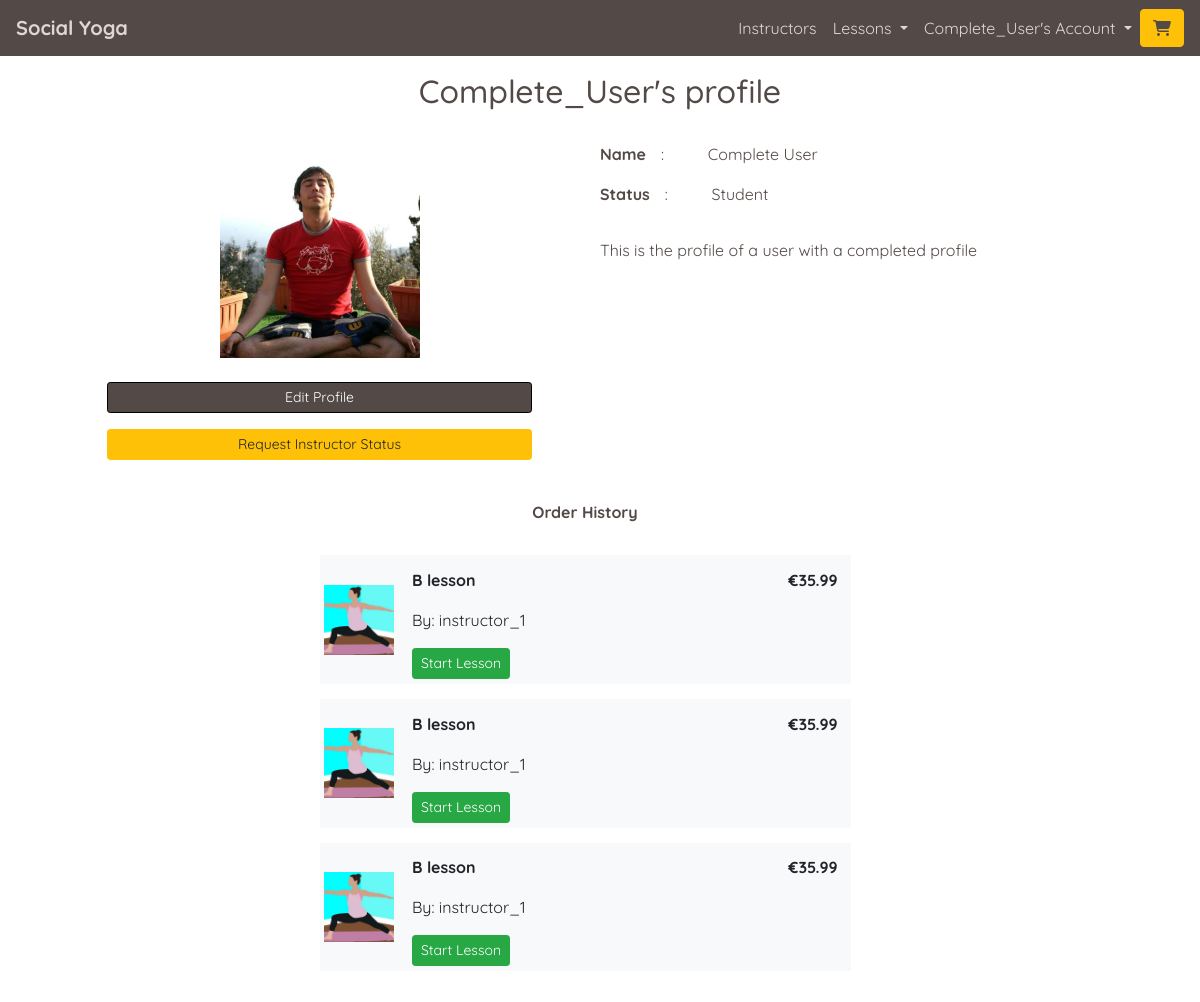
The app's page /profiles/ (signed in) with its own data.
### profiles/models.py (models this page shows, shortened)
class UserProfile(models.Model):
    user = models.OneToOneField(User, on_delete=models.CASCADE)
    first_name = models.CharField(max_length=50, null=False, blank=False)
    last_name = models.CharField(max_length=50, null=False, blank=False)
    is_instructor = models.BooleanField(default=False)
    requested_instructor_status = models.BooleanField(default=False)
    card_description = models.TextField(max_length=256, blank=True, default='')
    profile_description = models.TextField(max_length=650,
                                           blank=True,
                                           default='')
    image = ResizedImageField(size=[600, 600],
                              quality=75,
                              crop=['middle', 'center'],
                              force_format='JPEG',
                              null=True,
                              blank=True,
                              upload_to='profile_images/')
    rating = models.DecimalField(max_digits=5,
                                 decimal_places=0,
                                 null=True,
                                 blank=True)
    lesson_count = models.IntegerField(default=0, editable=False)
    def __str__(self):
        return self.user.username
    def test_profile_is_complete(self):
        if (self.first_name and self.last_name and self.image):
            return True
        else:
            return False

### checkout/models.py (models this page shows, shortened)
class OrderLineItem(models.Model):
    order = models.ForeignKey(Order,
                              null=False,
                              blank=False,
                              on_delete=models.CASCADE,
                              related_name='lineitems')
    lesson = models.ForeignKey(Lesson,
                               null=False,
                               blank=False,
                               on_delete=models.CASCADE)
    profile = models.ForeignKey(UserProfile,
                                null=False,
                                blank=False,
                                on_delete=models.CASCADE)
    sales_percentage = models.PositiveSmallIntegerField(
        default=settings.SITE_SALES_PERCENTAGE,
        editable=False, blank=False)
    lineitem_total = models.DecimalField(max_digits=6,
                                         decimal_places=2,
                                         null=False,
                                         blank=False,
                                         editable=False)

### lessons/models.py (models this page shows, shortened)
class Lesson(models.Model):
    lesson_id = models.CharField(max_length=32,
                                 null=False,
                                 editable=False)
    instructor_profile = models.ForeignKey(UserProfile,
                                           on_delete=models.SET_NULL,
                                           null=True,
                                           blank=True,
                                           related_name='lessons')
    lesson_name = models.CharField(max_length=32,
                                   null=False,
                                   editable=True)
    card_description = models.TextField(max_length=254)
    description = models.TextField(max_length=2048)
    image = ResizedImageField(size=[600, 600],
                              quality=75,
                              crop=['middle', 'center'],
                              force_format='JPEG',
                              upload_to='lesson_images/')
    rating = models.DecimalField(max_digits=5,
                                 decimal_places=0,
                                 null=True, blank=True)
    video_url = models.URLField(max_length=1024,
                                blank=False,
                                null=False)
    time = models.IntegerField(blank=False, null=False)
    is_free = models.BooleanField(default=True)
    price = models.DecimalField(max_digits=6,
                                decimal_places=2,
                                blank=False,
                                null=False,
                                default=0.00)

### profiles/views.py (the view)
# urls.py: path('', views.profile, name='profile'),
@login_required
def profile(request):
    profile = get_object_or_404(UserProfile, user=request.user)
    profile_complete = profile.test_profile_is_complete()
    Users_OrderdLineItems = OrderLineItem.objects.filter(profile=profile)
    template = 'profiles/profile.html'
    context = {
        'profile': profile,
        'profile_complete': profile_complete,
        'Users_OrderdLineItems': Users_OrderdLineItems,
    }
    return render(request, template, context)

### home/contexts.py (called while the page is built)
def purchased_lessons(request):
    profile = get_profile_or_none(request)
    purchased = None
    purchased_lesson_ids = []
    if profile:
        purchased = OrderLineItem.objects.filter(profile=profile)
        if purchased:
            for item in purchased:
                purchased_lesson_ids.append(item.lesson.lesson_id)
    context = {
        'purchased_lessons': purchased,
        'purchased_lesson_ids': purchased_lesson_ids,
    }
    return context

### yoga/utils.py (called while the page is built)
def get_profile_or_none(request):
    try:
        return UserProfile.objects.get(user=request.user)
    except Exception:
        return None

### profiles/templates/profiles/profile.html (shortened to what this page needs)
{% extends "base.html" %}
{% load static %}
{% block page_header %}
    <div class="container header-container">
        <div class="row">
            <div class="col">
               <h1 class="text-center title-text my-3">{{ profile|title }}'s profile</h1>
            </div>
        </div>
    </div>
{% endblock %}
{% block content %}
    <div class="overlay"></div>
    <div class="container-fluid page-contents">
        <div class="row mx-1 mx-lg-4 mt-1 mt-lg-3">
            <div class="col-12 col-md-6">
                <div class="container-fluid p-0 p-md-3">
                    <div class="d-flex justify-content-center">
                        {% if profile.image %}
                            <img src="{{ profile.image.url }}" class="img-fluid profile-image" alt="{{ profile }}'s profile image'">
                        {% else %}
                            <img src="{{ MEDIA_URL }}profile_images/no_profile_image.jpg" class="img-fluid profile-image" alt="{{ profile }}'s profile image'">
                        {% endif %}
                    </div>
                    <div class="profile-buttons mt-4">
                        <p class="text-center">
                            <a href="{% url 'edit_profile' %}" class="index-main-button btn btn-sm btn-md-lg btn-custom-darken rounded-20">
                                Edit Profile
                            </a>
                        </p>
                        {% if profile.is_instructor == False and profile.requested_instructor_status == False %}
                        <p class="text-center">
                            <a href="{% url 'request_instructor_status' 'request'%}" class="index-main-button btn btn-sm btn-md-lg btn-warning rounded-20">
                                Request Instructor Status
                            </a>
                        </p>
                        {% endif %}
                    </div>
                </div>
            </div>
            <div class="col-12 col-md-6">
                <div class="row">
                    <div class="col-12">
                        <div class="row">
                            <div class="col-auto px-0">
                                <p><strong>Name </strong></p>
                            </div>
                            <div class="col col-1">
                                <p>:</p>
                            </div>
                            <div class="col">
                                <p>{{ profile.first_name }} {{ profile.last_name}}</p>
                            </div>
                        </div>
                        <div class="row">
                            <div class="col-auto px-0">
                                <p><strong>Status</strong></p>
                            </div>
                            <div class="col-1 ">
                                <p>:</p>
                            </div>
                            <div class="col">
                                    {% if profile.is_instructor == False and profile.requested_instructor_status == False %}
                                        <p>Student</p>
                                {% endif %}
                            </div>
                        </div>
                    </div>
                    <div class="row">
                        <div class="col">
                            <p class="text-left alt-font">{{ profile.profile_description|linebreaks }}</p>
                        </div>
                    </div>
                </div>
            </div>
            <div class="row w-100">
                <div class="col-12 col-lg-6 mt-2 mx-auto">
                    <p class="text-center"><strong>Order History</strong></p>
                    {% if Users_OrderdLineItems %}
                    <div class="table-responsive">
                        <table class="table table-sm table-borderless basket-item-table">
                            {% for item in Users_OrderdLineItems %}
                                <tr class="bg-light my-5" id="row_for_{{ item.lesson.lesson_id }}">
                                    <td class="w-image align-middle">
                                        <img src="{{ item.lesson.image.url }}" class="img-fluid" alt="{{ item.lesson.lesson_name }}'s image'">
                                    </td>
                                    <td class="w-name">
                                        <div class="mx-2 mt-2">
                                            <p><strong>{{ item.lesson.lesson_name }}</strong></p>
                                            <p>By: {{item.lesson.instructor_profile }}</p>
                                            <a class="btn btn-sm btn-success" href="{% url 'studio' item.lesson.lesson_id %}" id="start_lesson_button_id_{{ lesson.lesson_id }}" role="button">Start Lesson</a>
                                        </div>
                                    </td>
                                    <td class="w-price">
                                        <p class="text-right mx-2 mt-2"><strong>€{{ item.lineitem_total }}</strong></p>
                                    </td>
                                </tr>
                        {% endfor %}
                        </table>
                    </div>
                    {% else %}
                        <p class="text-center" >You have no purchased lessons yet.</p>
                    {% endif %}
                </div>
            </div>
        </div>
    </div>
{% endblock %}

### templates/base.html (shortened to what this page needs)
{% load static %}
<!doctype html>
<html lang="en">
  <head>
    {% block corecss %}
      <link rel="stylesheet" href="https://cdn.jsdelivr.net/npm/bootstrap@4.5.3/dist/css/bootstrap.min.css">
      <link rel="stylesheet" href="{% static 'css/base.css' %}" >
    {% endblock %}
</head>
<body>
    <header class="container-fluid fixed-top-desktop-only p-0">
        <nav class="navbar navbar-expand-lg navbar-custom">
            <a class="navbar-brand" href="{% url 'home' %}"><strong>Social Yoga</strong></a>
            {% if user.is_authenticated %}
            <div class="order-0 order-lg-1 ml-auto">
                <a class="btn btn-warning" href="{% url 'view_basket' %}" id="navbar-basket" role="button">
                    <span class="icon">
                        <i class="fas {% if product_count > 0 %}fa-cart-plus{% else %}fa-shopping-cart{% endif %} colour-primary" id="nav-cart-icon"></i>
                    </span>
                </a>
            </div>
            {% endif %}
            <div class="collapse navbar-collapse" id="navbarNav">
                <ul class="navbar-nav ml-auto mb-2 mb-lg-0">
                    <li class="nav-item">
                        <a class="nav-link active" aria-current="page" href="{% url 'instructors' %}">Instructors</a>
                    </li>
                    {% if user.is_authenticated %}
                    <li class="nav-item">
                        <div class="nav-link dropdown">
                            <a class="dropdown-toggle nav-link-format" href="#" role="button" id="lessonsDropdownMenuLink" data-toggle="dropdown" aria-haspopup="true" aria-expanded="false">
                                Lessons
                            </a>
                        </div>
                    </li>
                    {% endif %}
                    <li class="nav-item">
                        <div class="nav-link dropdown">
                            <a class="dropdown-toggle nav-link-format" href="#" role="button" id="accountDropdownMenuLink" data-toggle="dropdown" aria-haspopup="true" aria-expanded="false">
                                {% if user.is_authenticated %}{{ user|title }}'s{% else %}My{% endif %} Account
                            </a>
                        </div>
                    </li>
                </ul>
            </div>
        </nav>
    </header>
        {% block page_header %}
        {% endblock %}
        {% block content %}
        {% endblock %}
</body>
</html>

### static/css/base.css (style rules this page uses)
html { height: 100%; }
body { background: url('/static/images/backgrounds/background-image.jpg') no-repeat center center fixed; background-size: cover; background-position: 75% 40px; height: calc(100vh - 63px); color: #534a47; font-family: 'Quicksand'; font-size: 16px; }
.title-text { font-size: 1.5rem; }
.overlay { height: 100%; width: 100%; top: 0; left: 0; position: fixed; background: white; z-index: -1; }
.header-container { margin-top: 0px; }
.alt-font { font-family: 'Lato'; }
.btn-custom-darken { background: #534a47; color: #fff !important; border: 1px solid black; }
.navbar-custom { background-color: #534a47; }
.navbar-custom a { color: #e0d8d0; }
.colour-primary { color: #534a47 !important; }
.nav-link-format { text-decoration: none; }
.profile-buttons a { width: 100%; max-width: 425px; text-align: center; }
.profile-image { max-width: 120px; border-radius: 50%; }
.basket-item-table { border-collapse: separate; border-spacing: 0 15px; }
.w-image { width: 15%; }
.w-name { width: 65%; }
.w-price { width: 20%; }
@media (min-width: 768px) { .title-text, .index-main-text { font-size: 2rem; } }
@media (min-width: 768px) { .profile-image { width: 100%; max-width: 200px; border-radius: 0%; overflow: hidden; } }
@media (min-width: 1200px) { body { background-position: 0 35px; } }
@media (min-width: 1200px) { .header-container { margin-top: 56px; } }
@media (min-width: 1200px) { .fixed-top-desktop-only { position: fixed; top: 0; right: 0; left: 0; z-index: 1049; } }

### records on screen
UserProfile: user.username "Complete_User", image (picture), first_name "Complete", last_name "User", profile_description "This is the profile of a user with a completed profile"
OrderLineItem: lesson.image (picture), lesson.lesson_name "B lesson", lesson.instructor_profile "instructor_1", lineitem_total "35.99"
OrderLineItem: lesson.image (picture), lesson.lesson_name "B lesson", lesson.instructor_profile "instructor_1", lineitem_total "35.99"
OrderLineItem: lesson.image (picture), lesson.lesson_name "B lesson", lesson.instructor_profile "instructor_1", lineitem_total "35.99"

### other values on screen
{{ user|title }} "Complete_User"
